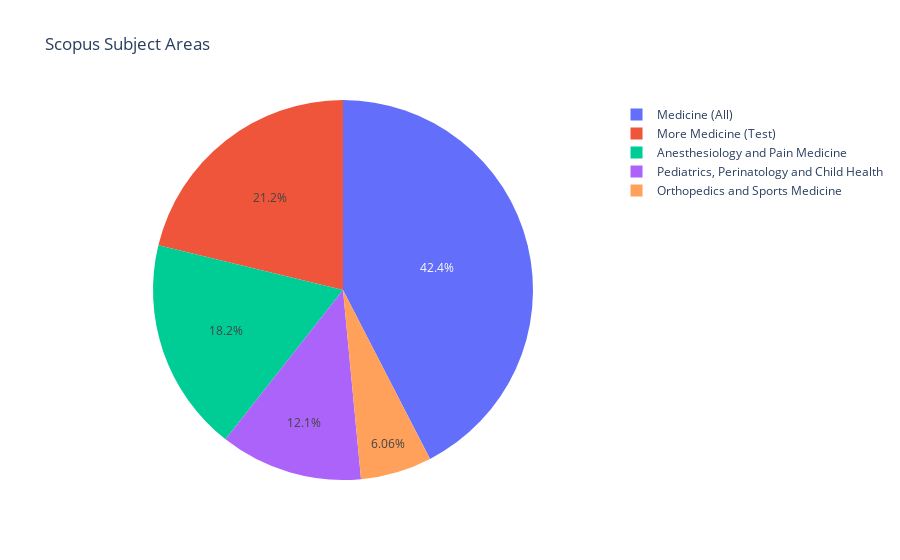

Notebook code for this chart:
### Code cell
# Plot a pie chart 
fig = px.pie(df3, values='total', names='area', title='Scopus Subject Areas')
fig.show()

### Figure 1 — Plotly figure (JSON) as saved in the notebook; plotly's stock layout.template omitted (floating-point values rounded to 4 significant figures)
{"data": [{"domain": {"x": [0, 1], "y": [0, 1]}, "hovertemplate": "area=%{label}<br>total=%{value}<extra></extra>", "labels": ["Pediatrics, Perinatology and Child Health", "Orthopedics and Sports Medicine", "Anesthesiology and Pain Medicine", "Medicine (All)", "More Medicine (Test)"], "legendgroup": "", "name": "", "showlegend": true, "type": "pie", "values": [4, 2, 6, 14, 7]}], "layout": {"legend": {"tracegroupgap": 0}, "title": {"text": "Scopus Subject Areas"}}}
